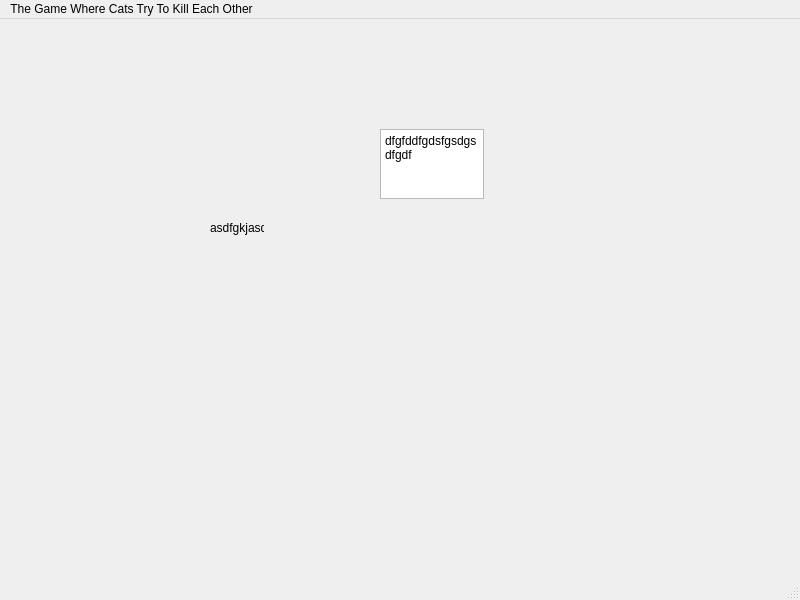
<?xml version="1.0" encoding="UTF-8"?>
<ui version="4.0">
 <class>client</class>
 <widget class="QMainWindow" name="client">
  <property name="geometry">
   <rect>
    <x>0</x>
    <y>0</y>
    <width>800</width>
    <height>600</height>
   </rect>
  </property>
  <property name="windowTitle">
   <string>client</string>
  </property>
  <widget class="QWidget" name="centralwidget">
   <widget class="QTextEdit" name="textEdit">
    <property name="geometry">
     <rect>
      <x>380</x>
      <y>110</y>
      <width>104</width>
      <height>70</height>
     </rect>
    </property>
    <property name="html">
     <string>&lt;!DOCTYPE HTML PUBLIC &quot;-//W3C//DTD HTML 4.0//EN&quot; &quot;http://www.w3.org/TR/REC-html40/strict.dtd&quot;&gt;
&lt;html&gt;&lt;head&gt;&lt;meta name=&quot;qrichtext&quot; content=&quot;1&quot; /&gt;&lt;meta charset=&quot;utf-8&quot; /&gt;&lt;style type=&quot;text/css&quot;&gt;
p, li { white-space: pre-wrap; }
hr { height: 1px; border-width: 0; }
li.unchecked::marker { content: &quot;\2610&quot;; }
li.checked::marker { content: &quot;\2612&quot;; }
&lt;/style&gt;&lt;/head&gt;&lt;body style=&quot; font-family:'Sans Serif'; font-size:9pt; font-weight:400; font-style:normal;&quot;&gt;
&lt;p style=&quot; margin-top:0px; margin-bottom:0px; margin-left:0px; margin-right:0px; -qt-block-indent:0; text-indent:0px;&quot;&gt;dfgfddfgdsfgsdgsdfgdf&lt;/p&gt;&lt;/body&gt;&lt;/html&gt;</string>
    </property>
   </widget>
   <widget class="QLabel" name="label">
    <property name="geometry">
     <rect>
      <x>210</x>
      <y>200</y>
      <width>54</width>
      <height>17</height>
     </rect>
    </property>
    <property name="text">
     <string>asdfgkjasdhv</string>
    </property>
   </widget>
  </widget>
  <widget class="QMenuBar" name="menubar">
   <property name="geometry">
    <rect>
     <x>0</x>
     <y>0</y>
     <width>800</width>
     <height>22</height>
    </rect>
   </property>
   <widget class="QMenu" name="menuThe_Game_Where_Cats_Try_To_Kill_Each_Other">
    <property name="title">
     <string>The Game Where Cats Try To Kill Each Other</string>
    </property>
   </widget>
   <addaction name="menuThe_Game_Where_Cats_Try_To_Kill_Each_Other"/>
  </widget>
  <widget class="QStatusBar" name="statusbar"/>
 </widget>
 <resources/>
 <connections/>
</ui>
